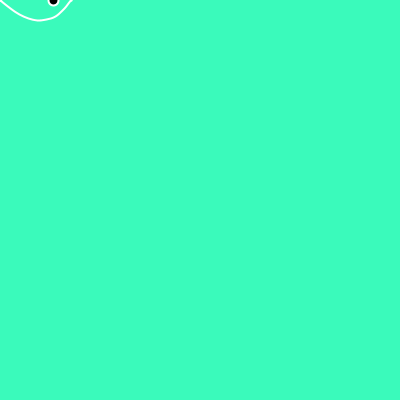
Frame 1 (no input)
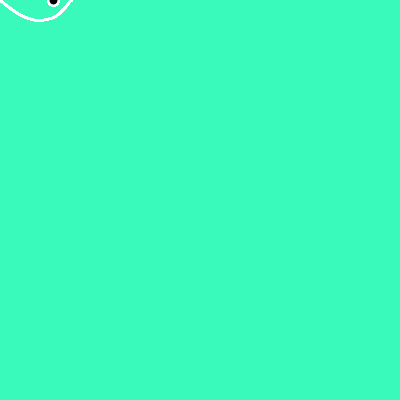
Frame 60 (the mouse pressed at the canvas centre just before this capture)
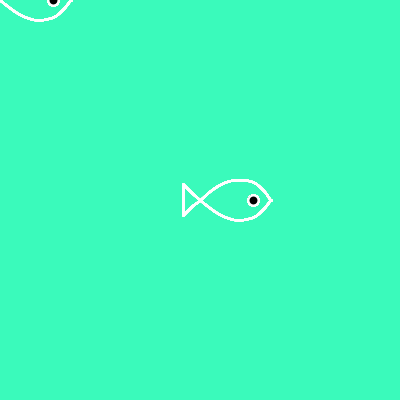
Frame 120 (the mouse held since frame 60 and released just before this capture)

The Processing sketch that drew these frames (run headless with seeded random() and noise(); from frame 60 on, the mouse is pressed at the canvas centre):

// Processing sketch: processing_87494
// ── processing_87494.pde

// © Laura Tjho Jan 31 2013
// 60-257 Hw Assignment 5

float x, y, wd, ht;
float r=0;
float b=0;
float g=0;

void setup()
{
  size(400, 400);
  smooth();
  strokeWeight(2);
  
  background(58, 250, 187);
  
  x=width*.5;
  y=height*.5;
  wd=width;
  ht=height;
  
  frameRate(10);
  
}

void draw()
{
  stroke(255);
  fill(r, g, b);
  figure(mouseX, mouseY, wd, ht);
}

void figure(float fx, float fy, float fwd, float fht)
{
  //eyes
  ellipse(mouseX+53, mouseY, fwd*.025, fht*.025);
  
  noFill();
  //top curve
  beginShape();
      curveVertex(mouseX+75, mouseY+7); //controlpoint
      curveVertex(mouseX+71.8, mouseY);
      curveVertex(mouseX+64.8, mouseY+8.7);
      curveVertex(mouseX+55.3, mouseY+16.5);
      curveVertex(mouseX+46.2, mouseY+19.7);
      curveVertex(mouseX+37, mouseY+20);
      curveVertex(mouseX+28.3, mouseY+18.3);
      curveVertex(mouseX+19.2, mouseY+14.4);
      curveVertex(mouseX+10.2, mouseY+8.8);
      curveVertex(mouseX, mouseY); //intersection
      curveVertex(mouseX-7.3, mouseY-6.5);
      curveVertex(mouseX-16.25, mouseY-15.4);
      curveVertex(mouseX-18.13, mouseY-18.25);//controlpoint
  endShape();
  
  //bottom curve
  beginShape();
      curveVertex(mouseX+75, mouseY-7); //controlpoint
      curveVertex(mouseX+71.8, mouseY);
      curveVertex(mouseX+64.8, mouseY-8.7);
      curveVertex(mouseX+55.3, mouseY-16.5);
      curveVertex(mouseX+46.2, mouseY-19.7);
      curveVertex(mouseX+37, mouseY-20);
      curveVertex(mouseX+28.3, mouseY-18.3);
      curveVertex(mouseX+19.2, mouseY-14.4);
      curveVertex(mouseX+10.2, mouseY-8.8);
      curveVertex(mouseX, mouseY); //intersection
      curveVertex(mouseX-7.3, mouseY+6.5);
      curveVertex(mouseX-16.25, mouseY+15.4);
      curveVertex(mouseX-18.13, mouseY+18.25);//controlpoint
  endShape();
  
  //tail
  line(mouseX-16.25, mouseY-15.4, mouseX-16.25, mouseY+15.4);
}

void keyPressed()
{
  if (key == 'a')
    {
      r=r+4; }
     else {
      r=r-1; 
    }
  
  if (key == 's')
  {
    b=b+3; }
    else {
      b=b-1; }
  
  if (key == 'd') {
    g=g+2; }
    else {
      g=g-1; }
}
